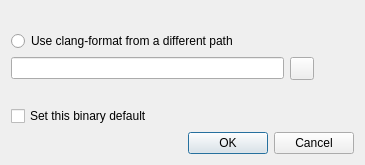
<?xml version="1.0" encoding="UTF-8"?>
<ui version="4.0">
 <class>ClangFormatCmdSet</class>
 <widget class="QDialog" name="ClangFormatCmdSet">
  <property name="geometry">
   <rect>
    <x>0</x>
    <y>0</y>
    <width>457</width>
    <height>266</height>
   </rect>
  </property>
  <property name="sizePolicy">
   <sizepolicy hsizetype="MinimumExpanding" vsizetype="MinimumExpanding">
    <horstretch>0</horstretch>
    <verstretch>0</verstretch>
   </sizepolicy>
  </property>
  <property name="windowTitle">
   <string>Set clang-format executable</string>
  </property>
  <property name="modal">
   <bool>false</bool>
  </property>
  <layout class="QGridLayout" name="gridLayout_3">
   <property name="sizeConstraint">
    <enum>QLayout::SetFixedSize</enum>
   </property>
   <item row="0" column="0">
    <layout class="QGridLayout" name="gridLayout"/>
   </item>
   <item row="1" column="0">
    <widget class="QLabel" name="label">
     <property name="text">
      <string/>
     </property>
    </widget>
   </item>
   <item row="2" column="0">
    <layout class="QGridLayout" name="gridLayout_2">
     <item row="0" column="0">
      <widget class="QRadioButton" name="manualSetRButton">
       <property name="text">
        <string>Use clang-format from a different path</string>
       </property>
      </widget>
     </item>
     <item row="0" column="1">
      <spacer name="horizontalSpacer_3">
       <property name="orientation">
        <enum>Qt::Horizontal</enum>
       </property>
       <property name="sizeHint" stdset="0">
        <size>
         <width>40</width>
         <height>20</height>
        </size>
       </property>
      </spacer>
     </item>
     <item row="1" column="0" colspan="2">
      <widget class="QLineEdit" name="cmdPathLineEdit"/>
     </item>
     <item row="1" column="2">
      <widget class="QToolButton" name="cmdBrowseToolButton">
       <property name="text">
        <string/>
       </property>
       <property name="icon">
        <iconset resource="../ResourcesIcons.qrc">
         <normaloff>:/Resources/document-open-5.png</normaloff>:/Resources/document-open-5.png</iconset>
       </property>
       <property name="iconSize">
        <size>
         <width>16</width>
         <height>16</height>
        </size>
       </property>
      </widget>
     </item>
     <item row="1" column="3">
      <spacer name="horizontalSpacer_4">
       <property name="orientation">
        <enum>Qt::Horizontal</enum>
       </property>
       <property name="sizeHint" stdset="0">
        <size>
         <width>40</width>
         <height>20</height>
        </size>
       </property>
      </spacer>
     </item>
    </layout>
   </item>
   <item row="3" column="0">
    <widget class="QLabel" name="label_2">
     <property name="text">
      <string/>
     </property>
    </widget>
   </item>
   <item row="4" column="0">
    <layout class="QVBoxLayout" name="verticalLayout">
     <item>
      <layout class="QHBoxLayout" name="horizontalLayout_2">
       <item>
        <widget class="QCheckBox" name="checkBox">
         <property name="text">
          <string>Set this binary default</string>
         </property>
        </widget>
       </item>
       <item>
        <spacer name="horizontalSpacer_2">
         <property name="orientation">
          <enum>Qt::Horizontal</enum>
         </property>
         <property name="sizeHint" stdset="0">
          <size>
           <width>40</width>
           <height>20</height>
          </size>
         </property>
        </spacer>
       </item>
      </layout>
     </item>
     <item>
      <layout class="QHBoxLayout" name="horizontalLayout_3">
       <item>
        <spacer name="horizontalSpacer">
         <property name="orientation">
          <enum>Qt::Horizontal</enum>
         </property>
         <property name="sizeHint" stdset="0">
          <size>
           <width>40</width>
           <height>20</height>
          </size>
         </property>
        </spacer>
       </item>
       <item>
        <layout class="QHBoxLayout" name="horizontalLayout">
         <item>
          <widget class="QPushButton" name="okPushButton">
           <property name="text">
            <string>OK</string>
           </property>
          </widget>
         </item>
         <item>
          <widget class="QPushButton" name="cancelPushButton">
           <property name="text">
            <string>Cancel</string>
           </property>
          </widget>
         </item>
        </layout>
       </item>
      </layout>
     </item>
    </layout>
   </item>
  </layout>
 </widget>
 <resources>
  <include location="../ResourcesIcons.qrc"/>
 </resources>
 <connections>
  <connection>
   <sender>okPushButton</sender>
   <signal>clicked()</signal>
   <receiver>ClangFormatCmdSet</receiver>
   <slot>accept()</slot>
   <hints>
    <hint type="sourcelabel">
     <x>214</x>
     <y>107</y>
    </hint>
    <hint type="destinationlabel">
     <x>97</x>
     <y>97</y>
    </hint>
   </hints>
  </connection>
  <connection>
   <sender>cancelPushButton</sender>
   <signal>clicked()</signal>
   <receiver>ClangFormatCmdSet</receiver>
   <slot>reject()</slot>
   <hints>
    <hint type="sourcelabel">
     <x>284</x>
     <y>105</y>
    </hint>
    <hint type="destinationlabel">
     <x>256</x>
     <y>56</y>
    </hint>
   </hints>
  </connection>
 </connections>
</ui>
